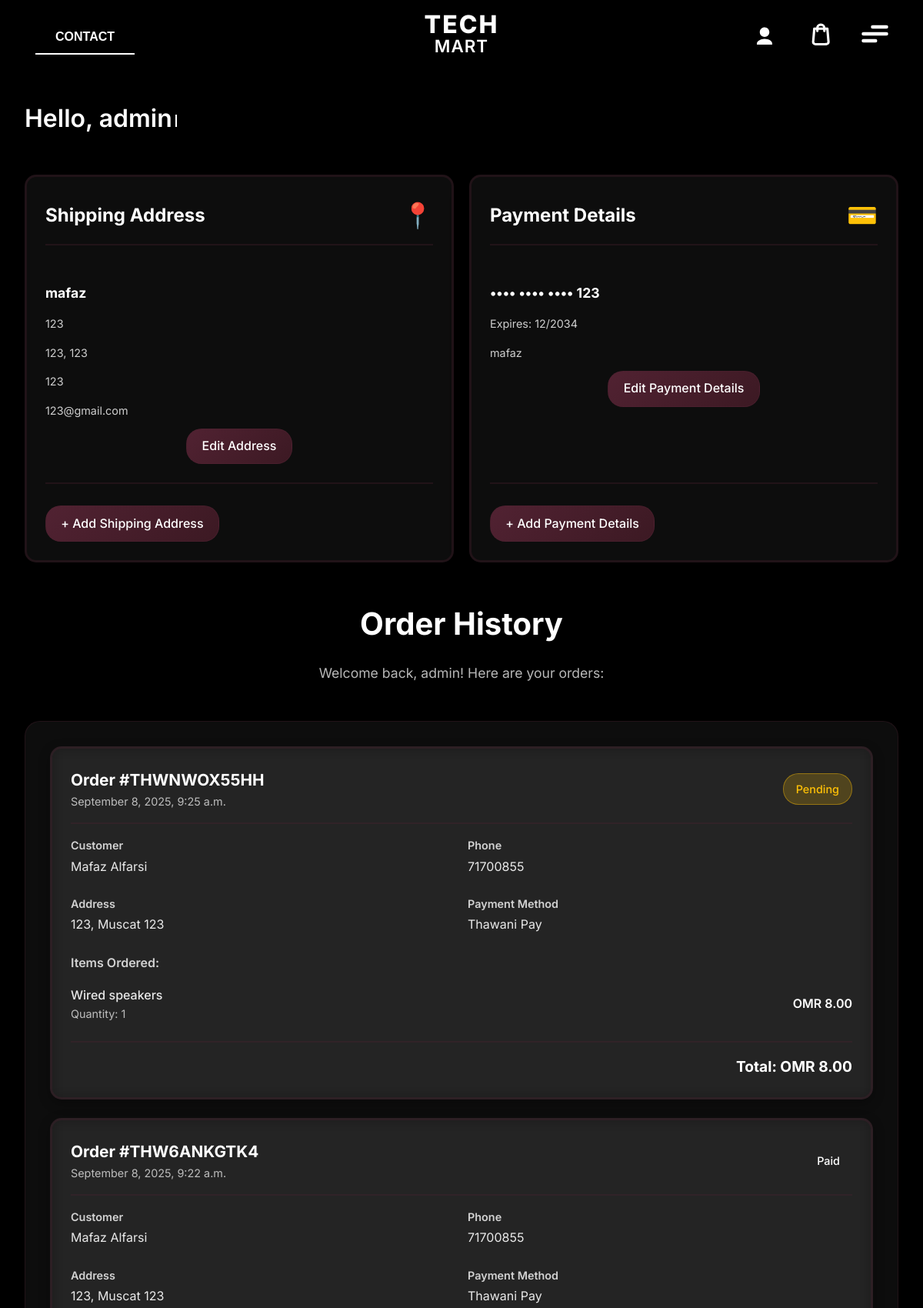
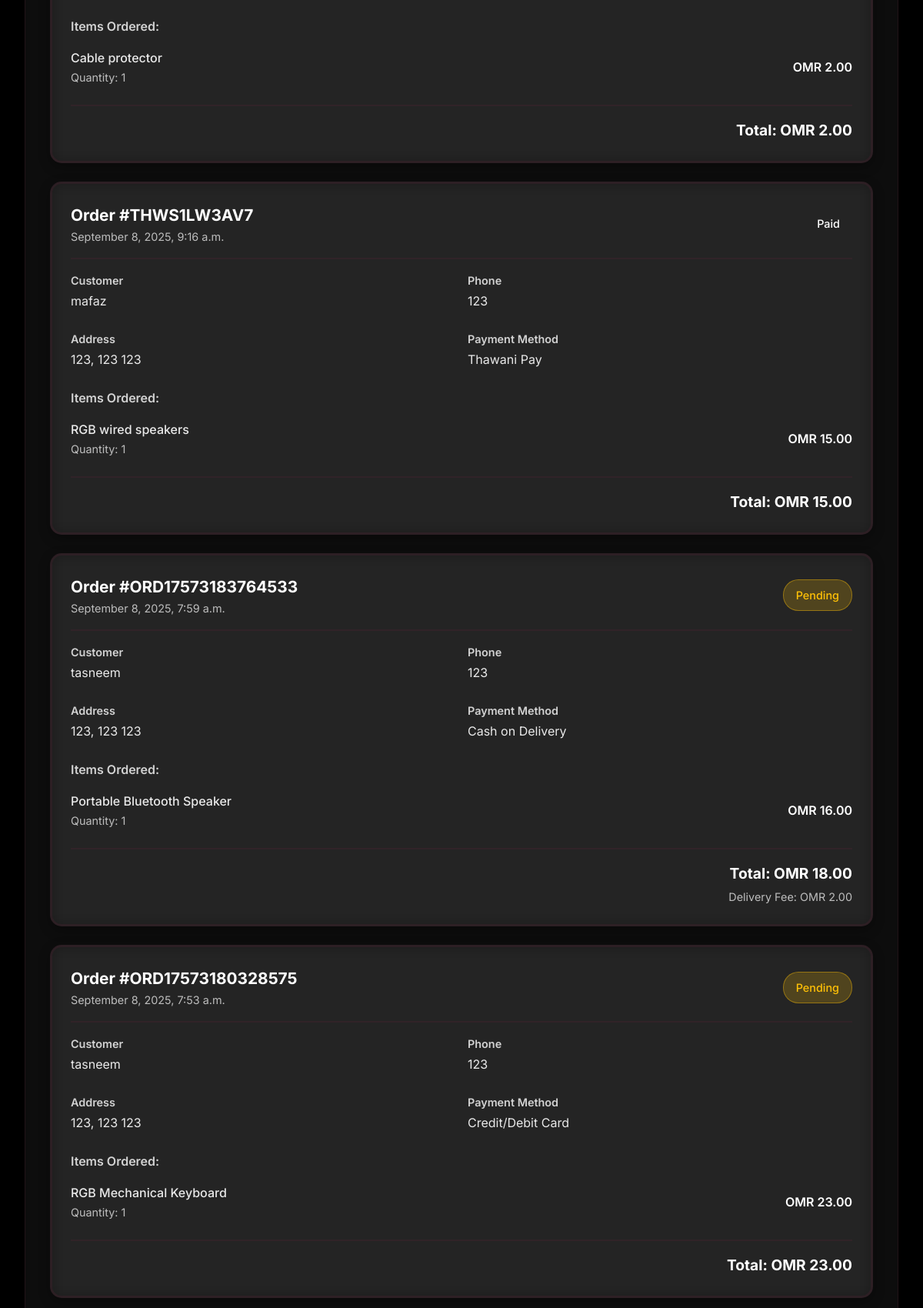
Page /order-history/ (signed in, upper part) on the committed database (2 pictures, top to bottom).
### shop/models.py (models this page shows, shortened)
class SavedAddress(models.Model):
    user = models.ForeignKey(User, on_delete=models.CASCADE, related_name='saved_addresses')
    name = models.CharField(max_length=100)
    email = models.EmailField()
    phone = models.CharField(max_length=20)
    address = models.TextField()
    city = models.CharField(max_length=50)
    postal_code = models.CharField(max_length=10)
    is_primary = models.BooleanField(default=False)
    created_at = models.DateTimeField(auto_now_add=True)
    updated_at = models.DateTimeField(auto_now=True)
    class Meta:
        verbose_name_plural = "Saved Addresses"
        ordering = ['-is_primary', '-created_at']

class SavedPaymentMethod(models.Model):
    CARD_TYPES = [
        ('visa', 'Visa'),
        ('mastercard', 'Mastercard'),
        ('amex', 'American Express'),
        ('discover', 'Discover'),
        ('other', 'Other'),
    ]
    user = models.ForeignKey(User, on_delete=models.CASCADE, related_name='saved_payment_methods')
    cardholder_name = models.CharField(max_length=100)
    card_type = models.CharField(max_length=20, choices=CARD_TYPES)
    last_four = models.CharField(max_length=4)
    expiry_month = models.CharField(max_length=2)
    expiry_year = models.CharField(max_length=4)
    is_primary = models.BooleanField(default=False)
    created_at = models.DateTimeField(auto_now_add=True)
    updated_at = models.DateTimeField(auto_now=True)
    class Meta:
        verbose_name_plural = "Saved Payment Methods"
        ordering = ['-is_primary', '-created_at']

class User(models.Model):
    username = models.CharField(max_length=100, unique=True)
    email = models.EmailField(unique=True)
    password = models.CharField(max_length=100)  # In a real app, this should be hashed
    created_at = models.DateTimeField(auto_now_add=True)

class Order(models.Model):
    order_id = models.CharField(max_length=10, unique=True)
    customer_name = models.CharField(max_length=100)
    customer_email = models.CharField(max_length=100, blank=True)
    customer_phone = models.CharField(max_length=20)
    address = models.TextField()
    city = models.CharField(max_length=50)
    postal_code = models.CharField(max_length=10)
    order_date = models.DateTimeField(auto_now_add=True)
    total_amount = models.DecimalField(max_digits=10, decimal_places=2)
    delivery_fee = models.DecimalField(max_digits=10, decimal_places=2)
    payment_method = models.CharField(max_length=50, default='Credit/Debit Card')
    status = models.CharField(max_length=20, default='Pending')
    class Meta:
        verbose_name_plural = "Orders"

class OrderItem(models.Model):
    order = models.ForeignKey(Order, on_delete=models.CASCADE, related_name='items')
    product_name = models.CharField(max_length=200)
    product_id = models.IntegerField(help_text="Product ID from the Product model", null=True, blank=True)
    quantity = models.IntegerField()
    price = models.DecimalField(max_digits=10, decimal_places=2)
    class Meta:
        verbose_name_plural = "Order Items"

### shop/views.py (the view)
# urls.py: path('order-history/', views.order_history, name='order_history'),
def order_history(request):
    if not request.session.get('is_logged_in') and not request.session.get('is_admin'):
        return redirect('login')
    username = request.session.get('username')
    customer_email = request.session.get('customer_email')
    customer_phone = request.session.get('customer_phone')
    thawani_order_id = request.session.get('thawani_order_id') or request.session.get('last_order_id')
    from django.db.models import Q
    query = Q()
    if username:
        query |= Q(customer_name__icontains=username)
        query |= Q(customer_email__icontains=username)
    if customer_email:
        query |= Q(customer_email__iexact=customer_email)
    if customer_phone:
        query |= Q(customer_phone__iexact=customer_phone)
    orders = Order.objects.filter(query).order_by('-order_date') if query else Order.objects.none()
    if thawani_order_id:
        try:
            recent = Order.objects.filter(order_id=thawani_order_id)
            orders = (orders | recent).distinct().order_by('-order_date')
        except Order.DoesNotExist:
            pass
    if not orders.exists():
        from django.utils import timezone
        from datetime import timedelta
        since = timezone.now() - timedelta(days=1)
        recent_time = Order.objects.filter(order_date__gte=since)
        recent_thawani = Order.objects.filter(order_date__gte=since, payment_method__icontains='thawani')
        orders = (recent_time | recent_thawani).distinct().order_by('-order_date')
    if not orders.exists():
        orders = Order.objects.all().order_by('-order_date')[:20]
    categories = Category.objects.filter(parent__isnull=True)
    try:
        user, created = User.objects.get_or_create(username=username)
        saved_addresses = SavedAddress.objects.filter(user=user).order_by('-is_primary', '-created_at')
        saved_cards = SavedPaymentMethod.objects.filter(user=user).order_by('-is_primary', '-created_at')
    except:
        saved_addresses = []
        saved_cards = []
    return render(request, 'shop/order_history.html', {
        'orders': orders,
        'categories': categories,
        'username': username,
        'saved_addresses': saved_addresses,
        'saved_cards': saved_cards
    })

### shop/context_processors.py (called while the page is built)
def cart_quantity(request):
    cart = request.session.get('cart', {})
    cart_quantity = sum(cart.values()) if cart else 0
    return {'cart_quantity': cart_quantity}

### shop/templates/shop/order_history.html (shortened to what this page needs)
{% extends 'shop/base.html' %}
{% block content %}
<div class="container">
    <div class="greeting-section">
        <h2 class="greeting-text"></h2><span class="typing-cursor"></span>
    </div>
    <div class="info-cards-section">
        <div class="info-cards-container">
            <div class="info-card address-card">
                <div class="card-header">
                    <h3>Shipping Address</h3>
                    <div class="card-icon">📍</div>
                </div>
                <div class="card-content" id="address-content">
                    {% if saved_addresses %}
                        <div class="saved-info">
                            <div class="primary-address">
                                <h4>{{ saved_addresses.0.name }}</h4>
                                <p>{{ saved_addresses.0.address }}</p>
                                <p>{{ saved_addresses.0.city }}, {{ saved_addresses.0.postal_code }}</p>
                                <p>{{ saved_addresses.0.phone }}</p>
                                <p>{{ saved_addresses.0.email }}</p>
                            </div>
                            <div class="card-actions">
                                <a href="#" class="edit-link" data-type="address" data-id="{{ saved_addresses.0.id }}">Edit Address</a>
                            </div>
                        </div>
                    {% else %}
                        <div class="empty-state">
                            <p>No shipping address saved</p>
                            <button class="add-btn" data-type="address">+ Add Your Shipping Address</button>
                        </div>
                    {% endif %}
                </div>
                {% if saved_addresses %}
                <div class="card-footer">
                    <a href="#" class="add-more-link" data-type="address">+ Add Shipping Address</a>
                </div>
                {% endif %}
            </div>
            <div class="info-card payment-card">
                <div class="card-header">
                    <h3>Payment Details</h3>
                    <div class="card-icon">💳</div>
                </div>
                <div class="card-content" id="payment-content">
                    {% if saved_cards %}
                        <div class="saved-info">
                            <div class="primary-card">
                                <h4>•••• •••• •••• {{ saved_cards.0.last_four }}</h4>
                                <p>Expires: {{ saved_cards.0.expiry_month }}/{{ saved_cards.0.expiry_year }}</p>
                                <p>{{ saved_cards.0.cardholder_name }}</p>
                            </div>
                            <div class="card-actions">
                                <a href="#" class="edit-link" data-type="payment" data-id="{{ saved_cards.0.id }}">Edit Payment Details</a>
                            </div>
                        </div>
                    {% else %}
                        <div class="empty-state">
                            <p>No payment method saved</p>
                            <button class="add-btn" data-type="payment">+ Add Your Payment Details</button>
                    </div>
                {% endif %}
                </div>
                {% if saved_cards %}
                <div class="card-footer">
                    <a href="#" class="add-more-link" data-type="payment">+ Add Payment Details</a>
                </div>
                {% endif %}
            </div>
        </div>
    </div>
        <div class="page-header">
            <h1 class="page-title">Order History</h1>
            <p class="page-subtitle">Welcome back, {{ username }}! Here are your orders:</p>
        </div>
        <div class="orders-container">
            {% if orders %}
                {% for order in orders %}
                    <div class="order-card">
                        <div class="order-header">
                            <div>
                                <div class="order-id">Order #{{ order.order_id }}</div>
                                <div class="order-date">{{ order.order_date|date:"F j, Y, g:i a" }}</div>
                            </div>
                            <div class="order-status status-{{ order.status|lower }}">
                                {{ order.status }}
                            </div>
                        </div>
                        <div class="order-details">
                            <div class="detail-group">
                                <div class="detail-label">Customer</div>
                                <div class="detail-value">{{ order.customer_name }}</div>
                            </div>
                            <div class="detail-group">
                                <div class="detail-label">Phone</div>
                                <div class="detail-value">{{ order.customer_phone }}</div>
                            </div>
                            <div class="detail-group">
                                <div class="detail-label">Address</div>
                                <div class="detail-value">{{ order.address }}, {{ order.city }} {{ order.postal_code }}</div>
                            </div>
                            <div class="detail-group">
                                <div class="detail-label">Payment Method</div>
                                <div class="detail-value">{{ order.payment_method }}</div>
                            </div>
                        </div>
                        <div class="order-items">
                            <div class="items-title">Items Ordered:</div>
                            {% for item in order.items.all %}
                                <div class="item">
                                    <div>
                                        <div class="item-name">{{ item.product_name }}</div>
                                        <div class="item-details">Quantity: {{ item.quantity }}</div>
                                    </div>
                                    <div class="item-price">OMR {{ item.price }}</div>
                                </div>
                            {% endfor %}
                        </div>
                        <div class="order-total">
                            <div class="total-amount">Total: OMR {{ order.total_amount }}</div>
                            {% if order.delivery_fee > 0 %}
                                <div class="delivery-fee">Delivery Fee: OMR {{ order.delivery_fee }}</div>
                            {% endif %}
                        </div>
                    </div>
                {% endfor %}
            {% else %}
                <div class="no-orders">
                    <h3>No Orders Yet</h3>
                    <p>You haven't placed any orders yet. Start shopping to see your order history here!</p>
                    <a href="{% url 'all_products' %}" class="shop-now-btn">Start Shopping</a>
                </div>
            {% endif %}
        </div>
    </div>
{% endblock %}

### shop/templates/shop/base.html (style rules this page uses)
html, body { margin: 0; padding: 0; width: 100%; overflow-x: hidden; }
body { font-family: 'Inter', -apple-system, BlinkMacSystemFont, 'Segoe UI', Roboto, sans-serif; background:#133743; min-height: 100vh; color: #1a1a1a; line-height: 1.6; padding-top: 80px; }

### rows in the picture
SavedAddress: name "mafaz", address "123", city "123", postal_code "123", phone "123", email "123@gmail.com"
SavedPaymentMethod: last_four "123", expiry_month "12", expiry_year "2034", cardholder_name "mafaz"
User: username "admin"
Order: order_id "THWNWOX55HH", order_date "September 8, 2025, 9:25 a.m.", status "Pending", customer_name "Mafaz Alfarsi", customer_phone "71700855", address "123", city "Muscat", postal_code "123", payment_method "Thawani Pay", total_amount "8.00"
OrderItem: product_name "Wired speakers", quantity "1", price "8.00"
Order: order_id "THW6ANKGTK4", order_date "September 8, 2025, 9:22 a.m.", status "Paid", customer_name "Mafaz Alfarsi", customer_phone "71700855", address "123", city "Muscat", postal_code "123", payment_method "Thawani Pay", total_amount "2.00"
OrderItem: product_name "Cable protector", quantity "1", price "2.00"
Order: order_id "THWS1LW3AV7", order_date "September 8, 2025, 9:16 a.m.", status "Paid", customer_name "mafaz", customer_phone "123", address "123", city "123", postal_code "123", payment_method "Thawani Pay", total_amount "15.00"
OrderItem: product_name "RGB wired speakers", quantity "1", price "15.00"
Order: order_id "ORD17573183764533", order_date "September 8, 2025, 7:59 a.m.", status "Pending", customer_name "tasneem", customer_phone "123", address "123", city "123", postal_code "123", payment_method "Cash on Delivery", total_amount "18.00", delivery_fee "2.00"
OrderItem: product_name "Portable Bluetooth Speaker", quantity "1", price "16.00"
Order: order_id "ORD17573180328575", order_date "September 8, 2025, 7:53 a.m.", status "Pending", customer_name "tasneem", customer_phone "123", address "123", city "123", postal_code "123", payment_method "Credit/Debit Card", total_amount "23.00"
OrderItem: product_name "RGB Mechanical Keyboard", quantity "1", price "23.00"
